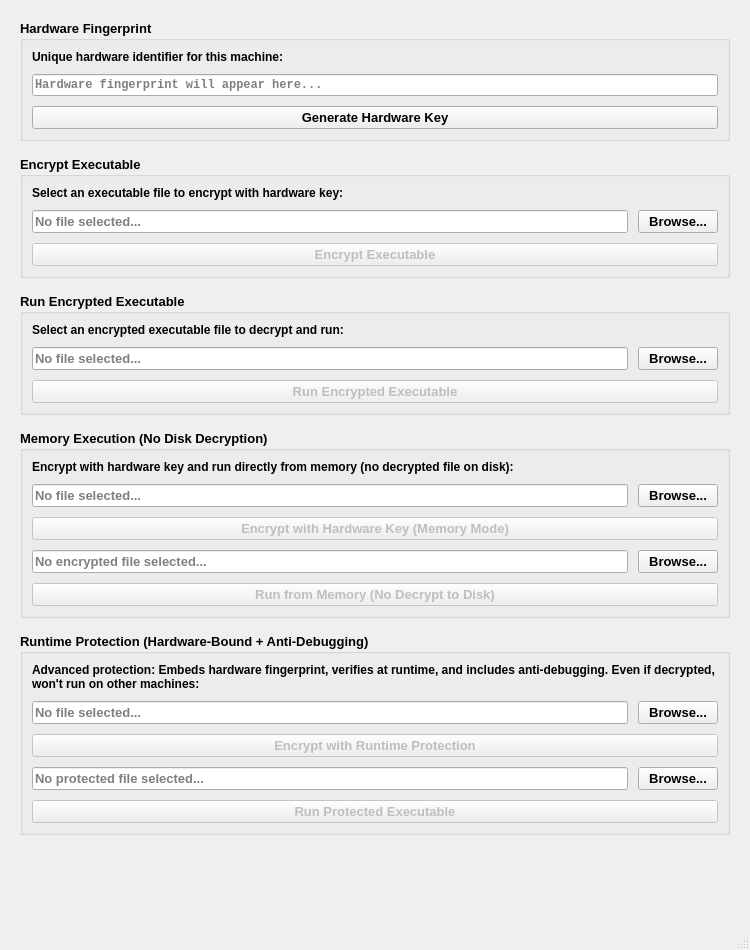
<?xml version="1.0" encoding="UTF-8"?>
<ui version="4.0">
 <class>MoD</class>
 <widget class="QMainWindow" name="MoD">
  <property name="geometry">
   <rect>
    <x>0</x>
    <y>0</y>
    <width>750</width>
    <height>950</height>
   </rect>
  </property>
  <property name="windowTitle">
   <string>Philips Protector</string>
  </property>
  <widget class="QWidget" name="centralWidget">
   <layout class="QVBoxLayout" name="mainVerticalLayout">
    <property name="spacing">
     <number>15</number>
    </property>
    <property name="leftMargin">
     <number>20</number>
    </property>
    <property name="topMargin">
     <number>20</number>
    </property>
    <property name="rightMargin">
     <number>20</number>
    </property>
    <property name="bottomMargin">
     <number>20</number>
    </property>
    <item>
     <widget class="QGroupBox" name="hardwareKeyGroup">
      <property name="title">
       <string>Hardware Fingerprint</string>
      </property>
      <property name="font">
       <font>
        <pointsize>10</pointsize>
        <weight>75</weight>
        <bold>true</bold>
       </font>
      </property>
      <layout class="QVBoxLayout" name="hardwareKeyLayout">
       <property name="spacing">
        <number>10</number>
       </property>
       <item>
        <widget class="QLabel" name="labelKeyDescription">
         <property name="text">
          <string>Unique hardware identifier for this machine:</string>
         </property>
         <property name="font">
          <font>
           <pointsize>9</pointsize>
          </font>
         </property>
        </widget>
       </item>
       <item>
        <widget class="QLineEdit" name="keyLineEdit">
         <property name="readOnly">
          <bool>true</bool>
         </property>
         <property name="font">
          <font>
           <family>Consolas</family>
           <pointsize>9</pointsize>
          </font>
         </property>
         <property name="placeholderText">
          <string>Hardware fingerprint will appear here...</string>
         </property>
        </widget>
       </item>
       <item>
        <widget class="QPushButton" name="generateButton">
         <property name="text">
          <string>Generate Hardware Key</string>
         </property>
         <property name="minimumHeight">
          <number>35</number>
         </property>
        </widget>
       </item>
      </layout>
     </widget>
    </item>
    <item>
     <widget class="QGroupBox" name="encryptGroup">
      <property name="title">
       <string>Encrypt Executable</string>
      </property>
      <property name="font">
       <font>
        <pointsize>10</pointsize>
        <weight>75</weight>
        <bold>true</bold>
       </font>
      </property>
      <layout class="QVBoxLayout" name="encryptLayout">
       <property name="spacing">
        <number>10</number>
       </property>
       <item>
        <widget class="QLabel" name="labelEncryptDescription">
         <property name="text">
          <string>Select an executable file to encrypt with hardware key:</string>
         </property>
         <property name="font">
          <font>
           <pointsize>9</pointsize>
          </font>
         </property>
        </widget>
       </item>
       <item>
        <layout class="QHBoxLayout" name="encryptFileLayout">
         <item>
          <widget class="QLineEdit" name="encryptFileLineEdit">
           <property name="readOnly">
            <bool>true</bool>
           </property>
           <property name="placeholderText">
            <string>No file selected...</string>
           </property>
          </widget>
         </item>
         <item>
          <widget class="QPushButton" name="browseEncryptButton">
           <property name="text">
            <string>Browse...</string>
           </property>
           <property name="minimumWidth">
            <number>80</number>
           </property>
          </widget>
         </item>
        </layout>
       </item>
       <item>
        <widget class="QPushButton" name="encryptButton">
         <property name="text">
          <string>Encrypt Executable</string>
         </property>
         <property name="minimumHeight">
          <number>35</number>
         </property>
         <property name="enabled">
          <bool>false</bool>
         </property>
        </widget>
       </item>
      </layout>
     </widget>
    </item>
    <item>
     <widget class="QGroupBox" name="runGroup">
      <property name="title">
       <string>Run Encrypted Executable</string>
      </property>
      <property name="font">
       <font>
        <pointsize>10</pointsize>
        <weight>75</weight>
        <bold>true</bold>
       </font>
      </property>
      <layout class="QVBoxLayout" name="runLayout">
       <property name="spacing">
        <number>10</number>
       </property>
       <item>
        <widget class="QLabel" name="labelRunDescription">
         <property name="text">
          <string>Select an encrypted executable file to decrypt and run:</string>
         </property>
         <property name="font">
          <font>
           <pointsize>9</pointsize>
          </font>
         </property>
        </widget>
       </item>
       <item>
        <layout class="QHBoxLayout" name="runFileLayout">
         <item>
          <widget class="QLineEdit" name="runFileLineEdit">
           <property name="readOnly">
            <bool>true</bool>
           </property>
           <property name="placeholderText">
            <string>No file selected...</string>
           </property>
          </widget>
         </item>
         <item>
          <widget class="QPushButton" name="browseRunButton">
           <property name="text">
            <string>Browse...</string>
           </property>
           <property name="minimumWidth">
            <number>80</number>
           </property>
          </widget>
         </item>
        </layout>
       </item>
       <item>
        <widget class="QPushButton" name="runButton">
         <property name="text">
          <string>Run Encrypted Executable</string>
         </property>
         <property name="minimumHeight">
          <number>35</number>
         </property>
         <property name="enabled">
          <bool>false</bool>
         </property>
        </widget>
       </item>
      </layout>
     </widget>
    </item>
    <item>
     <widget class="QGroupBox" name="memoryExecGroup">
      <property name="title">
       <string>Memory Execution (No Disk Decryption)</string>
      </property>
      <property name="font">
       <font>
        <pointsize>10</pointsize>
        <weight>75</weight>
        <bold>true</bold>
       </font>
      </property>
      <layout class="QVBoxLayout" name="memoryExecLayout">
       <property name="spacing">
        <number>10</number>
       </property>
       <item>
        <widget class="QLabel" name="labelMemoryExecDescription">
         <property name="text">
          <string>Encrypt with hardware key and run directly from memory (no decrypted file on disk):</string>
         </property>
         <property name="font">
          <font>
           <pointsize>9</pointsize>
          </font>
         </property>
        </widget>
       </item>
       <item>
        <layout class="QHBoxLayout" name="memoryEncryptFileLayout">
         <item>
          <widget class="QLineEdit" name="memoryEncryptFileLineEdit">
           <property name="readOnly">
            <bool>true</bool>
           </property>
           <property name="placeholderText">
            <string>No file selected...</string>
           </property>
          </widget>
         </item>
         <item>
          <widget class="QPushButton" name="browseMemoryEncryptButton">
           <property name="text">
            <string>Browse...</string>
           </property>
           <property name="minimumWidth">
            <number>80</number>
           </property>
          </widget>
         </item>
        </layout>
       </item>
       <item>
        <widget class="QPushButton" name="memoryEncryptButton">
         <property name="text">
          <string>Encrypt with Hardware Key (Memory Mode)</string>
         </property>
         <property name="minimumHeight">
          <number>35</number>
         </property>
         <property name="enabled">
          <bool>false</bool>
         </property>
        </widget>
       </item>
       <item>
        <layout class="QHBoxLayout" name="memoryRunFileLayout">
         <item>
          <widget class="QLineEdit" name="memoryRunFileLineEdit">
           <property name="readOnly">
            <bool>true</bool>
           </property>
           <property name="placeholderText">
            <string>No encrypted file selected...</string>
           </property>
          </widget>
         </item>
         <item>
          <widget class="QPushButton" name="browseMemoryRunButton">
           <property name="text">
            <string>Browse...</string>
           </property>
           <property name="minimumWidth">
            <number>80</number>
           </property>
          </widget>
         </item>
        </layout>
       </item>
       <item>
        <widget class="QPushButton" name="memoryRunButton">
         <property name="text">
          <string>Run from Memory (No Decrypt to Disk)</string>
         </property>
         <property name="minimumHeight">
          <number>35</number>
         </property>
         <property name="enabled">
          <bool>false</bool>
         </property>
        </widget>
       </item>
      </layout>
     </widget>
    </item>
    <item>
     <widget class="QGroupBox" name="runtimeProtectGroup">
      <property name="title">
       <string>Runtime Protection (Hardware-Bound + Anti-Debugging)</string>
      </property>
      <property name="font">
       <font>
        <pointsize>10</pointsize>
        <weight>75</weight>
        <bold>true</bold>
       </font>
      </property>
      <layout class="QVBoxLayout" name="runtimeProtectLayout">
       <property name="spacing">
        <number>10</number>
       </property>
       <item>
        <widget class="QLabel" name="labelRuntimeProtectDescription">
         <property name="text">
          <string>Advanced protection: Embeds hardware fingerprint, verifies at runtime, and includes anti-debugging. Even if decrypted, won't run on other machines:</string>
         </property>
         <property name="font">
          <font>
           <pointsize>9</pointsize>
          </font>
         </property>
         <property name="wordWrap">
          <bool>true</bool>
         </property>
        </widget>
       </item>
       <item>
        <layout class="QHBoxLayout" name="runtimeProtectEncryptFileLayout">
         <item>
          <widget class="QLineEdit" name="runtimeProtectEncryptFileLineEdit">
           <property name="readOnly">
            <bool>true</bool>
           </property>
           <property name="placeholderText">
            <string>No file selected...</string>
           </property>
          </widget>
         </item>
         <item>
          <widget class="QPushButton" name="browseRuntimeProtectEncryptButton">
           <property name="text">
            <string>Browse...</string>
           </property>
           <property name="minimumWidth">
            <number>80</number>
           </property>
          </widget>
         </item>
        </layout>
       </item>
       <item>
        <widget class="QPushButton" name="runtimeProtectEncryptButton">
         <property name="text">
          <string>Encrypt with Runtime Protection</string>
         </property>
         <property name="minimumHeight">
          <number>35</number>
         </property>
         <property name="enabled">
          <bool>false</bool>
         </property>
        </widget>
       </item>
       <item>
        <layout class="QHBoxLayout" name="runtimeProtectRunFileLayout">
         <item>
          <widget class="QLineEdit" name="runtimeProtectRunFileLineEdit">
           <property name="readOnly">
            <bool>true</bool>
           </property>
           <property name="placeholderText">
            <string>No protected file selected...</string>
           </property>
          </widget>
         </item>
         <item>
          <widget class="QPushButton" name="browseRuntimeProtectRunButton">
           <property name="text">
            <string>Browse...</string>
           </property>
           <property name="minimumWidth">
            <number>80</number>
           </property>
          </widget>
         </item>
        </layout>
       </item>
       <item>
        <widget class="QPushButton" name="runtimeProtectRunButton">
         <property name="text">
          <string>Run Protected Executable</string>
         </property>
         <property name="minimumHeight">
          <number>35</number>
         </property>
         <property name="enabled">
          <bool>false</bool>
         </property>
        </widget>
       </item>
      </layout>
     </widget>
    </item>
    <item>
     <spacer name="verticalSpacer">
      <property name="orientation">
       <enum>Qt::Vertical</enum>
      </property>
      <property name="sizeHint" stdset="0">
       <size>
        <width>20</width>
        <height>40</height>
       </size>
      </property>
     </spacer>
    </item>
   </layout>
  </widget>
  <widget class="QMenuBar" name="menuBar"/>
  <widget class="QStatusBar" name="statusBar"/>
 </widget>
 <resources/>
 <connections>
  <connection>
   <sender>generateButton</sender>
   <signal>clicked()</signal>
   <receiver>MoD</receiver>
   <slot>onGenerateButtonClicked()</slot>
  </connection>
  <connection>
   <sender>browseEncryptButton</sender>
   <signal>clicked()</signal>
   <receiver>MoD</receiver>
   <slot>onBrowseEncryptButtonClicked()</slot>
  </connection>
  <connection>
   <sender>encryptButton</sender>
   <signal>clicked()</signal>
   <receiver>MoD</receiver>
   <slot>onEncryptButtonClicked()</slot>
  </connection>
  <connection>
   <sender>browseRunButton</sender>
   <signal>clicked()</signal>
   <receiver>MoD</receiver>
   <slot>onBrowseRunButtonClicked()</slot>
  </connection>
  <connection>
   <sender>runButton</sender>
   <signal>clicked()</signal>
   <receiver>MoD</receiver>
   <slot>onRunButtonClicked()</slot>
  </connection>
  <connection>
   <sender>browseMemoryEncryptButton</sender>
   <signal>clicked()</signal>
   <receiver>MoD</receiver>
   <slot>onBrowseMemoryEncryptButtonClicked()</slot>
  </connection>
  <connection>
   <sender>memoryEncryptButton</sender>
   <signal>clicked()</signal>
   <receiver>MoD</receiver>
   <slot>onMemoryEncryptButtonClicked()</slot>
  </connection>
  <connection>
   <sender>browseMemoryRunButton</sender>
   <signal>clicked()</signal>
   <receiver>MoD</receiver>
   <slot>onBrowseMemoryRunButtonClicked()</slot>
  </connection>
  <connection>
   <sender>memoryRunButton</sender>
   <signal>clicked()</signal>
   <receiver>MoD</receiver>
   <slot>onMemoryRunButtonClicked()</slot>
  </connection>
  <connection>
   <sender>browseRuntimeProtectEncryptButton</sender>
   <signal>clicked()</signal>
   <receiver>MoD</receiver>
   <slot>onBrowseRuntimeProtectEncryptButtonClicked()</slot>
  </connection>
  <connection>
   <sender>runtimeProtectEncryptButton</sender>
   <signal>clicked()</signal>
   <receiver>MoD</receiver>
   <slot>onRuntimeProtectEncryptButtonClicked()</slot>
  </connection>
  <connection>
   <sender>browseRuntimeProtectRunButton</sender>
   <signal>clicked()</signal>
   <receiver>MoD</receiver>
   <slot>onBrowseRuntimeProtectRunButtonClicked()</slot>
  </connection>
  <connection>
   <sender>runtimeProtectRunButton</sender>
   <signal>clicked()</signal>
   <receiver>MoD</receiver>
   <slot>onRuntimeProtectRunButtonClicked()</slot>
  </connection>
 </connections>
</ui>
